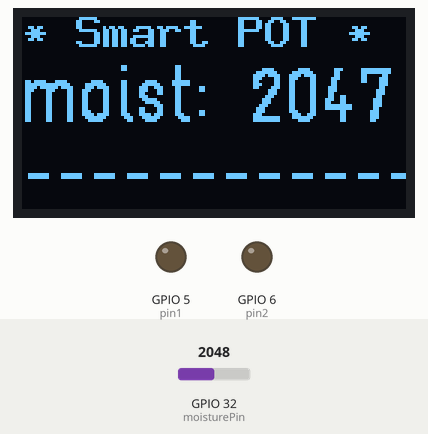
This sketch was run on a simulated ESP32. On the bench: 128×64 one-colour display, output pins drawn as LEDs (lit = HIGH). The test bench sets the inputs (shaded band); at power-on: GPIO 32 (moisturePin) = 2048. What the sketch prints to the serial monitor is not drawn.

Above: at 1.3 s.
1.4 s: GPIO 32 (moisturePin) set to 3056
At 2.0 s:
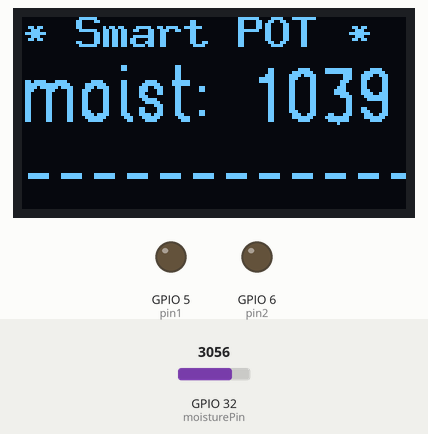
3.1 s: GPIO 32 (moisturePin) set to 3148
At 3.7 s:
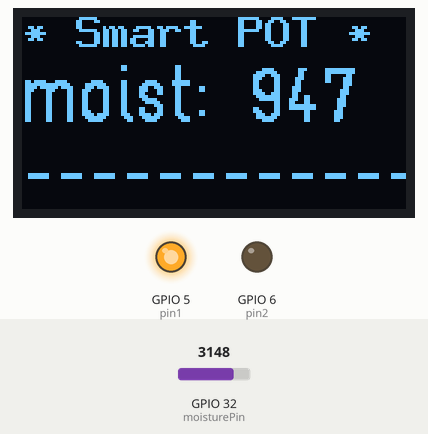
4.7 s: GPIO 32 (moisturePin) set to 2866
At 5.4 s:
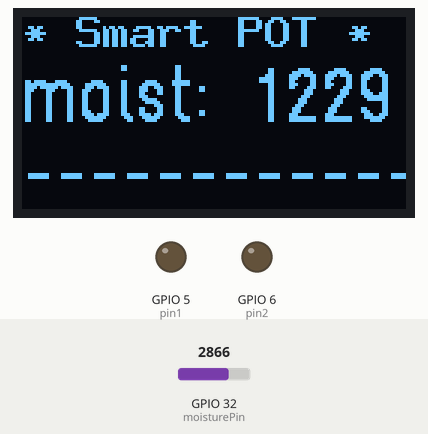
Timing chart, 0 to 7.7 s (numbered marks = the images above; inputs shaded):
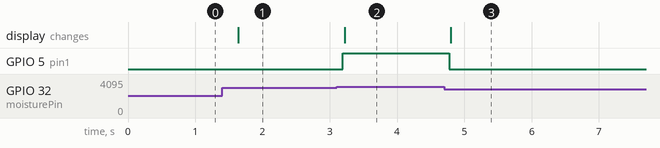

Measured:
- the behaviour switches between 3095 and 3096 on GPIO 32 (moisturePin) (found by bisection; images 1 and 2)
- after the input at 1.4 s, the display: changes after 0.24 s (image 1)
- after the input at 3.1 s, GPIO 5 (pin1): LOW → HIGH after 0.09 s; the display: changes after 0.12 s (image 2)
- after the input at 4.7 s, GPIO 5 (pin1): HIGH → LOW after 0.07 s; the display: changes after 0.10 s (image 3)

The sketch:

smart_pot_with_pump.ino
```cpp
/**********************************************************************************
 * Author : (주)한국공학기술연구원
 * Program ID  : smart_pot_with_pump
 * Description : 스마트 화분 코딩(워터펌프 포함)
 *             : LIJ : 2021.09.02
 **********************************************************************************/

//=================================================================================
// Include & definition
//=================================================================================
// OLED 제어를 위한 라이브러리 불러오기
#include "oled_u8g2.h"
OLED_U8G2 oled;

// 토양수분센서를 이용할 ET-보드의 핀 설정
const int moisturePin = A4;

// ET-보드에서 사용할 LED 설정
const int pin1 = D4;
const int pin2 = D5;
const int threshold = 1000;


//================================================================
void setup()
//================================================================
{
  Serial.begin(9600);
  pinMode(pin1, OUTPUT);
  pinMode(pin2, OUTPUT);
  oled.setup();
}

//================================================================
void loop()
//================================================================
{
  display_oled();
  delay(1);
}

//================================================================
void setup_oled()
//================================================================
{
    pinMode(SDA, INPUT);
    pinMode(SCL, INPUT);
}

//================================================================
void display_oled()
//================================================================
{
  // 토양수분센서값 보정
  int moistureValue = 4095-analogRead(moisturePin);
  Serial.print("토양 수분 센서값 : ");
  Serial.println(moistureValue);
  Serial.println("----------------------");

  if (moistureValue < threshold) { // 토양수분 센서값이 threshold 미만이면
    digitalWrite(pin1, HIGH); // 워터펌프 작동
    digitalWrite(pin2, LOW);  //
    } else {
    digitalWrite(pin1, LOW);  // 작동 멈춤
    digitalWrite(pin2, LOW);  //
    }


  // OLED 텍스트 표시
  char text[32] = "moist: ";
  char value[32];
  String str = String(moistureValue, DEC);
  str.toCharArray(value,6);
  strcat(text,value);

  oled.setLine(1,"* Smart POT *");  // OLED 첫 번째 줄
  oled.setLine(2,text);             // OLED 두 번째 줄
  oled.setLine(3,"-------------");  // OLED 세 번째 줄
  oled.display();
  delay(500);
}

//┌────────────────────────────────┐
//│                                                      │
//│     (주)한국공학기술연구원 http://et.ketri.re.kr         │
//│                                                      │
//└────────────────────────────────┘
```

oled_u8g2.cpp
```cpp
/**********************************************************************************
 * Author : SCS
 * Date : 2018.09.30
 * Description : SSD1306 OLED Display
 * Reference: FontUsage.ino in u8g2 examples
 **********************************************************************************/

#include "oled_u8g2.h"

#include <Arduino.h>

#include <U8g2lib.h>
#include <String>

#ifdef U8X8_HAVE_HW_SPI
#include <SPI.h>
#endif
#ifdef U8X8_HAVE_HW_I2C
#include <Wire.h>
#endif

// 2018.09.05 : SCS
// U8g2 Contructor (Frame Buffer)

// Slow
//U8G2_SSD1306_128X64_NONAME_F_SW_I2C u8g2(U8G2_R0, /* clock=*/ 22, /* data=*/ 21, /* reset=*/ U8X8_PIN_NONE);
// Fast
U8G2_SSD1306_128X64_NONAME_F_HW_I2C u8g2(U8G2_R0, /* reset=*/ U8X8_PIN_NONE);

// End of constructor

//=================================================================================
OLED_U8G2::OLED_U8G2()
//=================================================================================
{
	lineString[0] = "";
	lineString[1] = "";
	lineString[2] = "";
}

//=================================================================================
void OLED_U8G2::setup(void)
	//=================================================================================
{
  u8g2.begin();
  u8g2.clearBuffer();          // clear the internal memory
}

//=================================================================================
void OLED_U8G2::setLine(int line, String buffer)
//=================================================================================
{
  if (line < 1 || line > 3) return;
  lineString[line - 1] = buffer;
}

//=================================================================================
void OLED_U8G2::display()
//=================================================================================
{
	// Clear
  u8g2.clearBuffer();          // clear the internal memory

  // First line
  u8g2.setFont(u8g2_font_9x15B_tf);

  u8g2.setCursor(0,10);
  u8g2.print(lineString[0]);

  // Second line
  u8g2.setFont(u8g2_font_logisoso18_tf );

  u8g2.setCursor(0,35);
  u8g2.print(lineString[1]);

  // Third line
  u8g2.setCursor(0,60);
  u8g2.print(lineString[2]);

  // Display
  u8g2.sendBuffer();					// transfer internal memory to the display
}

//=================================================================================
// End of Line
//=================================================================================
```

oled_u8g2.h
```cpp
/**********************************************************************************
 * Author : SCS
 * Date : 2018.09.30
**********************************************************************************/

#ifndef OLED_U8G2_H
#define OLED_U8G2_H

#include <Arduino.h>
#include <String>

class OLED_U8G2{

private:
  String lineString[3];

public:
	OLED_U8G2();
	void setup(void);
	void setLine(int line, String buffer);
	void display();
};

#endif

//=================================================================================
// End of Line
//=================================================================================
```
